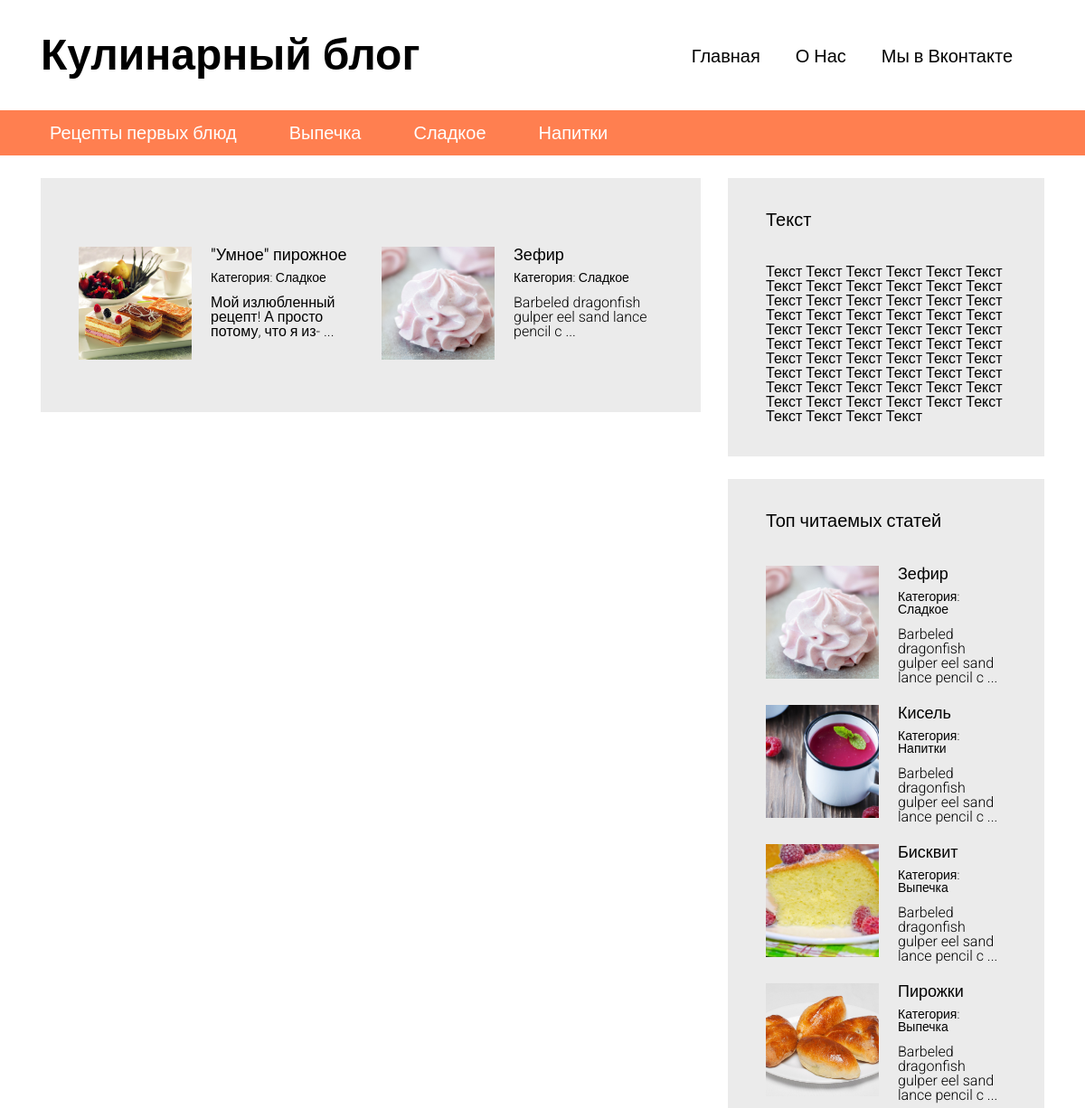
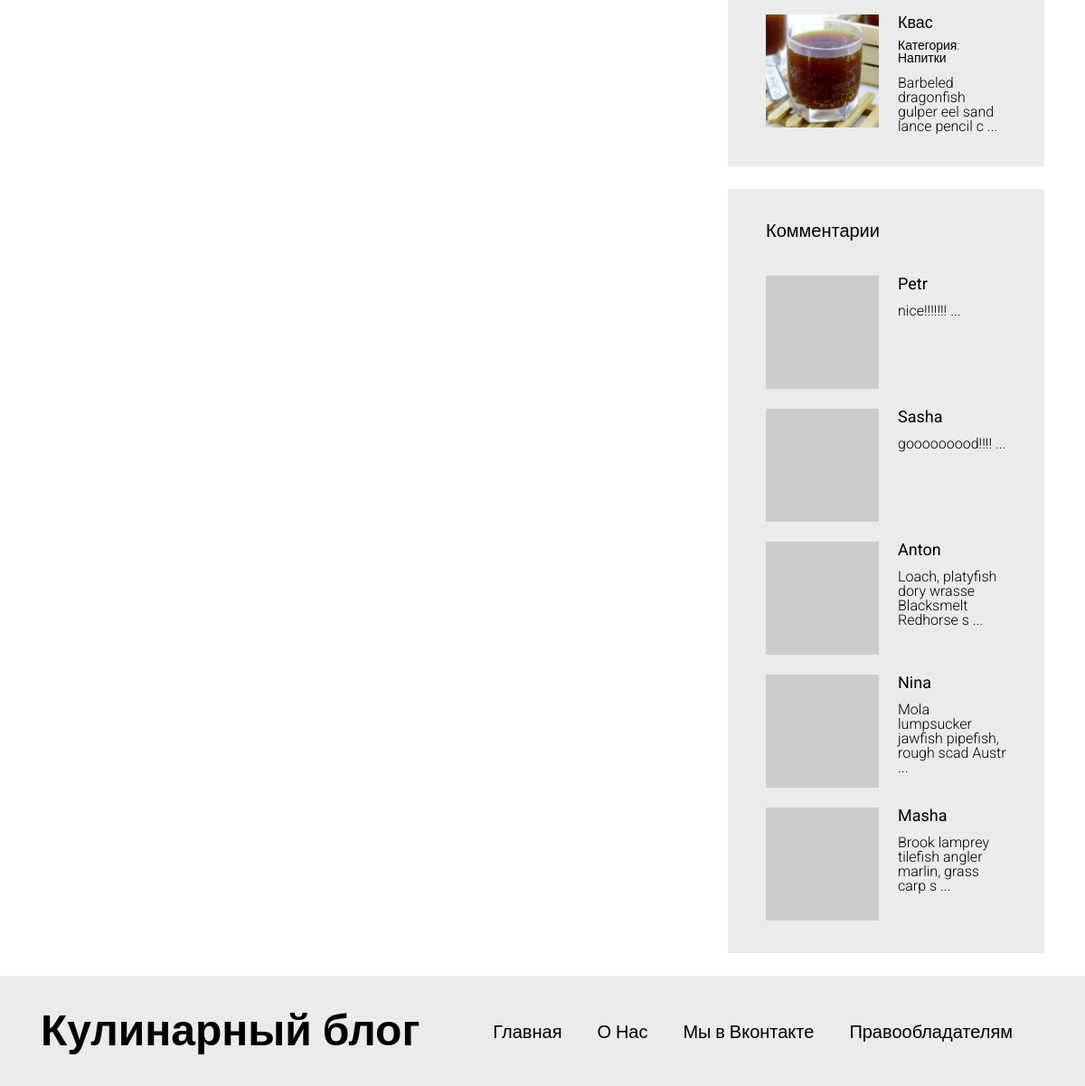
The app's page /articles.php?categorie=3 with its own data (2 pictures, top to bottom).
### tables this page shows
CREATE TABLE `articles_categories` (
  `id` int(11) NOT NULL,
  `title` varchar(100) NOT NULL
);

CREATE TABLE `articles` (
  `id` int(11) NOT NULL,
  `title` varchar(255) DEFAULT NULL,
  `image` varchar(255) NOT NULL,
  `text` text,
  `categorie_id` int(11) DEFAULT NULL,
  `pubdate` datetime NOT NULL DEFAULT CURRENT_TIMESTAMP,
  `views` int(11) NOT NULL DEFAULT '0'
);

CREATE TABLE `comments` (
  `id` int(11) NOT NULL,
  `author` varchar(100) NOT NULL,
  `email` varchar(255) NOT NULL,
  `text` text NOT NULL,
  `pubdate` datetime NOT NULL DEFAULT CURRENT_TIMESTAMP,
  `articles_id` int(11) NOT NULL
);

### includes/config.php (called while the page is built, shortened)
<?php
$config=array(
	'title' => 'Кулинарный блог',
	'vk_url' => 'htttp://vk.com',
	'db' => array(
		'server' =>'localhost',
		'username' => 'root',
		'password' => '123',
		'name' => 'blog'
	)
);
 ?>

### articles.php (the view, shortened to what this page needs)
<?php
require "/includes/config.php"
 ?>
<!DOCTYPE html>
<html lang="en">
<head>
  <link rel="stylesheet" type="text/css" href="/assets/bootstrap-grid-only/css/grid12.css">
  <link rel="stylesheet" type="text/css" href="/css/style.css">
</head>
<body>
<div id="wrapper">
<?php include '/includes/header.php'; ?>
<div id="content">
<div class="container">
  <div class="row">
    <section class="content__left col-md-8">
      <div class="block">
        <div class="block__content">
          <div class="articles articles__horizontal">
             <?php
            $articles=mysqli_query($connection, "SELECT * FROM `articles` WHERE `categorie_id` = '".$_GET['categorie']."' ORDER  BY `id` ");
            ?>
            <?php
            while ($art=mysqli_fetch_assoc($articles))
            {
              ?>
                <article class="article">
                <div class="article__image" style="background-image: url(/static/images/<?php echo $art['image']; ?>);"></div>
                <div class="article__info">
                  <a href="/article.php?id=<?php echo $art['id']; ?>"><?php echo $art['title']; ?></a>
                  <div class="article__info__meta">
                    <?php
                    $art_cat=false;
                    foreach ($categories as $cat)
                    {
                      if ($cat['id']==$art['categorie_id']) {
                        $art_cat=$cat;
                        break;
                      }
                    }
                    ?>
                    <small>Категория: <a href="/articles.php?categorie=<?php echo $art_cat['id']; ?>"> <?php echo $art_cat['title']; ?></a></small>
                  </div>
                <div class="article__info__preview"><?php echo mb_substr($art['text'], 0, 50, 'utf-8') ." ..."; ?></div>
                </div>
              </article>
              <?php
            }
            ?>
          </div>
        </div>
      </div>
    </section>
    <section class="content__right col-md-4">
      <?php require "/includes/sidebar.php" ?>
    </section>
  </div>
</div>
</div>
    <? include '/includes/footer.php' ?>
</div>
</body>
</html>

### includes/header.php
<header id="header">
<div class="header__top">
  <div class="container">
    <div class="header__top__logo">
      <h1><?php echo $config['title'];  ?></h1>
    </div>
    <nav class="header__top__menu">
      <ul>
        <li><a href="/">Главная</a></li>
        <li><a href="/pages/about_us.php">О Нас</a></li>
        <li><a href="<?php echo $config['vk_url'] ?>" target="_blank">Мы в Вконтакте</a></li>
      </ul>
    </nav>
  </div>
</div>
<?php
  $categories_q=mysqli_query($connection, "SELECT * FROM `articles_categories`");
  $categories=array();
  while($cat=mysqli_fetch_assoc($categories_q))
  {
    $categories[]=$cat;
  }
 ?>
<div class="header__bottom">
  <div class="container">
    <nav>
      <ul>
        <?php
        foreach($categories as $cat)
        {
          ?>
          <li><a href="/articles.php?categorie=<?php echo $cat['id']; ?>"><?php echo $cat['title']; ?></a></li>
          <?php
        }
        ?>
      </ul>
    </nav>
  </div>
</div>
</header>

### includes/sidebar.php (shortened to what this page needs)
<div class="block">
    <h3>Текст</h3>
    <div class="block__content">
      Текст Текст Текст Текст Текст Текст Текст Текст Текст Текст Текст Текст Текст Текст Текст Текст Текст Текст Текст Текст Текст Текст Текст Текст Текст Текст Текст Текст Текст Текст Текст Текст Текст Текст Текст Текст Текст Текст Текст Текст Текст Текст Текст Текст Текст Текст Текст Текст Текст Текст Текст Текст Текст Текст Текст Текст Текст Текст Текст Текст Текст Текст Текст Текст
    </div>
</div>
<div class="block">
    <h3>Топ читаемых статей</h3>
    <div class="block__content">
      <div class="articles articles__vertical">
        <?php
        $articles=mysqli_query($connection, "SELECT * FROM `articles`  ORDER  BY `views` DESC LIMIT 5");
        ?>
        <?php
        while ($art=mysqli_fetch_assoc($articles))
        {
          ?>
          <article class="article">
            <div class="article__image" style="background-image: url(/static/images/<?php echo $art['image']; ?>);"></div>
            <div class="article__info">
              <a href="/article.php?id=<?php echo $art['id']; ?>"><?php echo $art['title']; ?></a>
              <div class="article__info__meta">
                <?php
                $art_cat=false;
                foreach ($categories as $cat)
                {
                  if ($cat['id']==$art['categorie_id']) {
                    $art_cat=$cat;
                    break;
                  }
                }
                ?>
                <small>Категория: <a href="/articles.php?categorie=<?php echo $art_cat['id']; ?>"> <?php echo $art_cat['title']; ?></a></small>
              </div>
            <div class="article__info__preview"><?php echo mb_substr($art['text'], 0, 50, 'utf-8') ." ..."; ?></div>
            </div>
          </article>
          <?php
        }
        ?>
    </div>
  </div>
</div>
<div class="block">
        <h3>Комментарии</h3>
        <div class="block__content">
          <div class="articles articles__vertical">
            <?php
        $comments=mysqli_query($connection, "SELECT * FROM `comments`  ORDER  BY `id` DESC LIMIT 5");
        ?>
        <?php
        while ($comment=mysqli_fetch_assoc($comments))
        {
          ?>
          <article class="article">
            <div class="article__image" style="background-image: url(http://www.gravatar.com/avatar/<?php echo md5($comment['email']); ?>);"></div>
            <div class="article__info">
              <a href="/article.php?id=<?php echo $comment['articles_id']; ?>"><?php echo $comment['author'] ?></a>
            <div class="article__info__preview"><?php echo mb_substr($comment['text'], 0, 50, 'utf-8') ." ..."; ?></div>
            </div>
          </article>
          <?php
        }
        ?>
      </div>
  </div>
</div>

### css/style.css (style rules this page uses)
html, body, div, span, applet, object, iframe, h1, h2, h3, h4, h5, h6, p, blockquote, pre, a, abbr, acronym, address, big, cite, code, del, dfn, em, img, ins, kbd, q, s, samp, small, strike, strong, sub, sup, tt, var, b, u, i, center, dl, dt, dd, ol, ul, li, fieldset, form, label, legend, table, caption, tbody, tfoot, thead, tr, th, td, article, aside, canvas, details, embed, figure, figcaption, footer, header, hgroup, menu, nav, output, ruby, section, summary, time, mark, audio, video { margin: 0; padding: 0; border: 0; font-size: 100%; font: inherit; vertical-align: baseline; }
article, aside, details, figcaption, figure, footer, header, hgroup, menu, nav, section { display: block; }
body { line-height: 1; }
ol, ul { list-style: none; }
h1 { font-size: 48px; font-weight: bold; }
h3 { font-size: 20px; font-weight: bold; }
body { font-family: 'Roboto', sans-serif; }
#header { margin-bottom: 25px; }
#header .header__top { padding: 37px 0; }
#header .header__top .header__top__logo { float: left; }
#header .header__top .header__top__menu { padding-top: 15px; text-align: right; }
#header .header__top .header__top__menu ul > li { display: inline-block; margin-right: 35px; }
#header .header__top .header__top__menu ul > li > a { font-size: 20px; text-decoration: none; color: black; }
#header .header__bottom { height: 50px; background-color: #FF7F50; line-height: 50px; }
#header .header__bottom nav ul > li { display: inline-block; margin-right: 34px; }
#header .header__bottom nav ul > li > a { color: white; font-size: 20px; text-decoration: none; padding: 3px 10px; }
.block { background-color: #ebebeb; padding: 36px 42px; margin-bottom: 25px; }
.block > h3 { font-weight: normal; }
.block .block__content { padding-top: 40px; }
.articles.articles__horizontal { font-size: 0; margin: -12px; }
.articles.articles__horizontal .article { margin-bottom: 22px; display: inline-block; vertical-align: top; width: 50%; font-size: 16px; padding: 12px; }
.articles.articles__vertical .article { margin-bottom: 22px; }
.articles .article:last-child { margin-bottom: 0; }
.articles .article:after { visibility: hidden; display: block; font-size: 0; content: " "; clear: both; height: 0; }
.articles .article .article__image { width: 125px; height: 125px; overflow: hidden; background-color: black; float: left; background-repeat: no-repeat; background-size: cover; background-position: center center; }
.articles .article .article__info { margin-left: 125px; padding-left: 21px; }
.articles .article .article__info > a { color: black; font-size: 18px; font-weight: normal; text-decoration: none; }
.articles .article .article__info > .article__info__meta { font-size: 14px; font-weight: 300; margin-top: 9px; margin-bottom: 13px; }
.articles .article .article__info > .article__info__meta a { color: black; text-decoration: none; }
.articles .article .article__info > .article__info__preview { font-size: 16px; font-weight: 300; }

### records on screen
articles_categories: title "Рецепты первых блюд"
articles_categories: title "Выпечка"
articles_categories: title "Сладкое"
articles_categories: title "Напитки"
articles: image (picture), title "\"Умное\" пирожное", text "Мой излюбленный рецепт! А просто потому, что я из-"
articles: image (picture), title "Зефир", text "Barbeled dragonfish gulper eel sand lance pencil c"
articles: image (picture), title "Кисель", text "Barbeled dragonfish gulper eel sand lance pencil c"
articles: image (picture), title "Бисквит", text "Barbeled dragonfish gulper eel sand lance pencil c"
articles: image (picture), title "Пирожки", text "Barbeled dragonfish gulper eel sand lance pencil c"
articles: image (picture), title "Квас", text "Barbeled dragonfish gulper eel sand lance pencil c"
comments: author "Petr", text "nice!!!!!!!"
comments: author "Sasha", text "gooooooood!!!!"
comments: author "Anton", text "Loach, platyfish dory wrasse Blacksmelt Redhorse s"
comments: author "Nina", text "Mola lumpsucker jawfish pipefish, rough scad Austr"
comments: author "Masha", text "Brook lamprey tilefish angler marlin, grass carp s"

### other values on screen
$config['title'] "Кулинарный блог"
